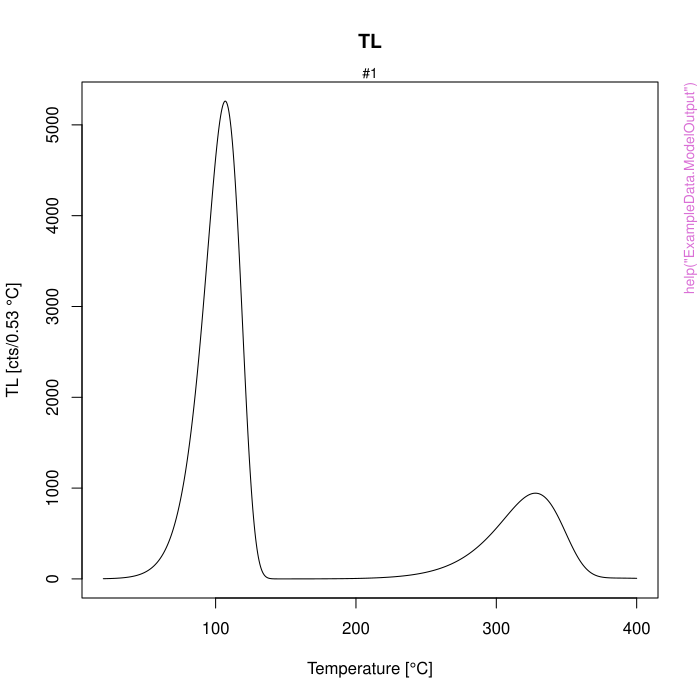

This chart was generated by the following R code:
pkgname <- "RLumModel"
source(file.path(R.home("share"), "R", "examples-header.R"))
options(warn = 1)
base::assign(".ExTimings", "RLumModel-Ex.timings", pos = 'CheckExEnv')
base::cat("name\tuser\tsystem\telapsed\n", file=base::get(".ExTimings", pos = 'CheckExEnv'))
base::assign(".format_ptime",
function(x) {
  if(!is.na(x[4L])) x[1L] <- x[1L] + x[4L]
  if(!is.na(x[5L])) x[2L] <- x[2L] + x[5L]
  options(OutDec = '.')
  format(x[1L:3L], digits = 7L)
},
pos = 'CheckExEnv')

### * </HEADER>
library('RLumModel')

base::assign(".oldSearch", base::search(), pos = 'CheckExEnv')
cleanEx()
nameEx("ExampleData.ModelOutput")
### * ExampleData.ModelOutput

flush(stderr()); flush(stdout())

base::assign(".ptime", proc.time(), pos = "CheckExEnv")
### Name: ExampleData.ModelOutput
### Title: Example data (TL curve) simulated with parameter set from
###   Pagonis 2007
### Aliases: ExampleData.ModelOutput model.output
### Keywords: datasets

### ** Examples


data("ExampleData.ModelOutput", envir = environment())

TL_curve <- get_RLum(model.output, recordType = "TL$", drop = FALSE)

##plot TL curve
plot_RLum(TL_curve)

TL_concentrations <- get_RLum(model.output, recordType = "(TL)", drop = FALSE)
plot_RLum(TL_concentrations)





base::assign(".dptime", (proc.time() - get(".ptime", pos = "CheckExEnv")), pos = "CheckExEnv")
base::cat("ExampleData.ModelOutput", base::get(".format_ptime", pos = 'CheckExEnv')(get(".dptime", pos = "CheckExEnv")), "\n", file=base::get(".ExTimings", pos = 'CheckExEnv'), append=TRUE, sep="\t")
cleanEx()
nameEx("model_LuminescenceSignals")
### * model_LuminescenceSignals

flush(stderr()); flush(stdout())

base::assign(".ptime", proc.time(), pos = "CheckExEnv")
### Name: model_LuminescenceSignals
### Title: Model Luminescence Signals
### Aliases: model_LuminescenceSignals

### ** Examples



##================================================================##
## Example 1: Simulate sample history of Bailey2001
## (cf. Bailey, 2001, Fig. 1)
##================================================================##

##set sequence with the following steps
## (1) Irradiation at 20 deg. C with a dose of 10 Gy and a dose rate of 1 Gy/s
## (2) TL from 20-400 deg. C with a rate of 5 K/s

sequence <-
  list(
    IRR = c(20, 10, 1),
    TL = c(20, 400, 5)
  )

##model sequence
model.output <- model_LuminescenceSignals(
  sequence = sequence,
  model = "Bailey2001"
)

##get all TL concentrations

TL_conc <- get_RLum(model.output, recordType = "(TL)", drop = FALSE)

plot_RLum(TL_conc)

##plot 110 deg. C trap concentration

TL_110 <- get_RLum(TL_conc, recordType = "conc. level 1") 
plot_RLum(TL_110)

##============================================================================##
## Example 2: compare different optical powers of stimulation light
##============================================================================##

# call function "model_LuminescenceSignals", model = "Bailey2004"
# and simulate_sample_history = FALSE (default),
# because the sample history is not part of the sequence
# the optical_power of the LED is varied and then compared.

optical_power <- seq(from = 0,to = 100,by = 20)

model.output <- lapply(optical_power, function(x){

 sequence <- list(IRR = c(20, 50, 1),
                  PH = c(220, 10, 5),
                  OSL = c(125, 50, x)
                  )

 data <- model_LuminescenceSignals(
           sequence = sequence,
           model = "Bailey2004",
           plot = FALSE,
           verbose = FALSE
           )

 return(get_RLum(data, recordType = "OSL$", drop = FALSE))
})

##combine output curves
model.output.merged <- merge_RLum(model.output)

##plot
plot_RLum(
 object = model.output.merged,
 xlab = "Illumination time [s]",
 ylab = "OSL signal [a.u.]",
 main = "OSL signal dependency on optical power of stimulation light",
 legend.text = paste("Optical power density", 20*optical_power/100, "mW/cm^2"),
 combine = TRUE)
 
##============================================================================##
## Example 3: Usage of own parameter sets (Pagonis 2009)
##============================================================================##

own_parameters <- list(
  N = c(2e15, 2e15, 1e17, 2.4e16),
  E = c(0, 0, 0, 0),
  s = c(0, 0, 0, 0),
  A = c(2e-8, 2e-9, 4e-9, 1e-8),
  B = c(0, 0, 5e-11, 4e-8),
  Th = c(0, 0),
  E_th = c(0, 0),
  k_B = 8.617e-5,
  W = 0.64,
  K = 2.8e7,
  model = "customized",
  R = 1.7e15
 )
 ## Note: In Pagonis 2009 is B the valence band to hole centre probability, 
 ## but in Bailey 2001 this is A_j. So the values of B (in Pagonis 2009)
 ## are A in the notation above. Also notice that the first two entries in N, A and 
 ## B belong to the electron traps and the last two entries to the hole centres.
 
 own_state_parameters <- c(0, 0, 0, 9.4e15)
 
 ## calculate Fig. 3 in Pagonis 2009. Note: The labels for the dose rate in the original 
 ## publication are not correct.
 ## For a dose rate of 0.1 Gy/s belongs a RF signal to ~ 1.5e14 (see Fig. 6).
 
 sequence <- list(RF = c(20, 0.1, 0.1))
 
 model_LuminescenceSignals(
   model = "customized", 
   sequence = sequence, 
   own_parameters = own_parameters, 
   own_state_parameters = own_state_parameters)
 
 
 
 
## Not run: 
##D   
##D ##============================================================================##
##D ## Example 4: Simulate Thermal-Activation-Characteristics (TAC)
##D ##============================================================================##
##D  
##D  ##set temperature
##D  act.temp <- seq(from = 80, to = 600, by = 20)
##D  
##D  ##loop over temperature
##D  model.output <- vapply(X = act.temp, FUN = function(x) {
##D  
##D  ##set sequence, note: sequence includes sample history
##D    sequence <- list(
##D      IRR = c(20, 1, 1e-11),
##D      IRR = c(20, 10, 1),
##D      PH = c(x, 1),
##D      IRR = c(20, 0.1, 1),
##D      TL = c(20, 150, 5)
##D  )
##D  ##run simulation
##D    temp <- model_LuminescenceSignals(
##D      sequence = sequence,
##D      model = "Pagonis2007",
##D      simulate_sample_history = TRUE,
##D      plot = FALSE,
##D      verbose = FALSE
##D    )
##D      ## "TL$" for exact matching TL and not (TL)
##D    TL_curve <- get_RLum(temp, recordType = "TL$")
##D    ##return max value in TL curve
##D    return(max(get_RLum(TL_curve)[,2]))
##D  }, FUN.VALUE = 1)
##D  
##D  ##plot resutls
##D  plot(
##D    act.temp[-(1:3)],
##D    model.output[-(1:3)],
##D    type = "b",
##D    xlab = "Temperature [\u00B0C]",
##D    ylab = "TL [a.u.]"
##D  )
##D 
##D ##============================================================================##
##D ## Example 5: Simulate SAR sequence
##D ##============================================================================##
##D 
##D ##set SAR sequence with the following steps
##D ## (1) RegDose: set regenerative dose [Gy] as vector
##D ## (2) TestDose: set test dose [Gy]
##D ## (3) PH: set preheat temperature in deg. C
##D ## (4) CH: Set cutheat temperature in deg. C
##D ## (5) OSL_temp: set OSL reading temperature in deg. C
##D ## (6) OSL_duration: set OSL reading duration in s
##D 
##D sequence <- list(
##D  RegDose = c(0,10,20,50,90,0,10),
##D  TestDose = 5,
##D  PH = 240,
##D  CH = 200,
##D  OSL_temp = 125,
##D  OSL_duration = 70)
##D 
##D # call function "model_LuminescenceSignals", set sequence = sequence,
##D # model = "Pagonis2007" (palaeodose = 20 Gy) and simulate_sample_history = FALSE (default),
##D # because the sample history is not part of the sequence
##D 
##D  model.output <- model_LuminescenceSignals(
##D    sequence = sequence,
##D    model = "Pagonis2007",
##D    plot = FALSE
##D  )
##D 
##D # in environment is a new object "model.output" with the results of
##D # every step of the given sequence.
##D # Plots are done at OSL and TL steps and the growth curve
##D 
##D # call "analyse_SAR.CWOSL" from RLum package
##D  results <- analyse_SAR.CWOSL(model.output,
##D                             signal.integral.min = 1,
##D                             signal.integral.max = 15,
##D                             background.integral.min = 601,
##D                             background.integral.max = 701,
##D                             fit.method = "EXP",
##D                             dose.points = c(0,10,20,50,90,0,10))
##D 
##D 
##D ##============================================================================##
##D ## Example 6: generate sequence from *.seq file and run SAR simulation
##D ##============================================================================##
##D 
##D # load example *.SEQ file and construct a sequence.
##D # call function "model_LuminescenceSignals", load created sequence for sequence,
##D # set model = "Bailey2002" (palaeodose = 10 Gy)
##D # and simulate_sample_history = FALSE (default),
##D # because the sample history is not part of the sequence
##D 
##D path <- system.file("extdata", "example_SAR_cycle.SEQ", package="RLumModel")
##D 
##D sequence <- read_SEQ2R(file = path)
##D 
##D model.output <- model_LuminescenceSignals(
##D   sequence = sequence,
##D   model = "Bailey2001",
##D   plot = FALSE
##D )
##D 
##D 
##D ## call RLum package function "analyse_SAR.CWOSL" to analyse the simulated SAR cycle
##D 
##D results <- analyse_SAR.CWOSL(model.output,
##D                              signal.integral.min = 1,
##D                              signal.integral.max = 10,
##D                              background.integral.min = 301,
##D                              background.integral.max = 401,
##D                              dose.points = c(0,8,14,26,32,0,8),
##D                              fit.method = "EXP")
##D 
##D print(get_RLum(results))
##D 
##D 
##D ##============================================================================##
##D ## Example 7: Simulate sequence at laboratory without sample history
##D ##============================================================================##
##D 
##D ##set sequence with the following steps
##D ## (1) Irraditation at 20 deg. C with a dose of 100 Gy and a dose rate of 1 Gy/s
##D ## (2) Preheat to 200 deg. C and hold for 10 s
##D ## (3) LM-OSL at 125 deg. C. for 100 s
##D ## (4) Cutheat at 200 dec. C.
##D ## (5) Irraditation at 20 deg. C with a dose of 10 Gy and a dose rate of 1 Gy/s
##D ## (6) Pause at 200 de. C. for 100 s
##D ## (7) OSL at 125 deg. C for 100 s with 90 % optical power
##D ## (8) Pause at 200 deg. C for 100 s
##D ## (9) TL from 20-400 deg. C with a heat rate of 5 K/s
##D ## (10) Radiofluorescence at 20 deg. C with a dose of 200 Gy and a dose rate of 0.01 Gy/s
##D 
##D sequence <-
##D  list(
##D    IRR = c(20, 100, 1),
##D    PH = c(200, 10),
##D    LM_OSL = c(125, 100),
##D    CH = c(200),
##D    IRR = c(20, 10, 1),
##D    PAUSE = c(200, 100),
##D    OSL = c(125, 100, 90),
##D    PAUSE = c(200, 100),
##D    TL = c(20, 400, 5),
##D    RF = c(20, 200, 0.01)
##D )
##D 
##D # call function "model_LuminescenceSignals", set sequence = sequence,
##D # model = "Pagonis2008" (palaeodose = 200 Gy) and simulate_sample_history = FALSE (default),
##D # because the sample history is not part of the sequence
##D 
##D model.output <- model_LuminescenceSignals(
##D    sequence = sequence,
##D    model = "Pagonis2008"
##D    )
##D 
## End(Not run)



base::assign(".dptime", (proc.time() - get(".ptime", pos = "CheckExEnv")), pos = "CheckExEnv")
base::cat("model_LuminescenceSignals", base::get(".format_ptime", pos = 'CheckExEnv')(get(".dptime", pos = "CheckExEnv")), "\n", file=base::get(".ExTimings", pos = 'CheckExEnv'), append=TRUE, sep="\t")
cleanEx()
nameEx("read_SEQ2R")
### * read_SEQ2R

flush(stderr()); flush(stdout())

base::assign(".ptime", proc.time(), pos = "CheckExEnv")
### Name: read_SEQ2R
### Title: Parse a Risoe SEQ-file to a sequence neccessary for simulating
###   quartz luminescence
### Aliases: read_SEQ2R

### ** Examples

##search "example_SAR_cycle.SEQ" in "extdata" in package "RLumModel"
path <- system.file("extdata", "example_SAR_cycle.SEQ", package="RLumModel")

sequence <- read_SEQ2R(file = path)




base::assign(".dptime", (proc.time() - get(".ptime", pos = "CheckExEnv")), pos = "CheckExEnv")
base::cat("read_SEQ2R", base::get(".format_ptime", pos = 'CheckExEnv')(get(".dptime", pos = "CheckExEnv")), "\n", file=base::get(".ExTimings", pos = 'CheckExEnv'), append=TRUE, sep="\t")
### * <FOOTER>
###
options(digits = 7L)
base::cat("Time elapsed: ", proc.time() - base::get("ptime", pos = 'CheckExEnv'),"\n")
grDevices::dev.off()
###
### Local variables: ***
### mode: outline-minor ***
### outline-regexp: "\\(> \\)?### [*]+" ***
### End: ***
quit('no')
